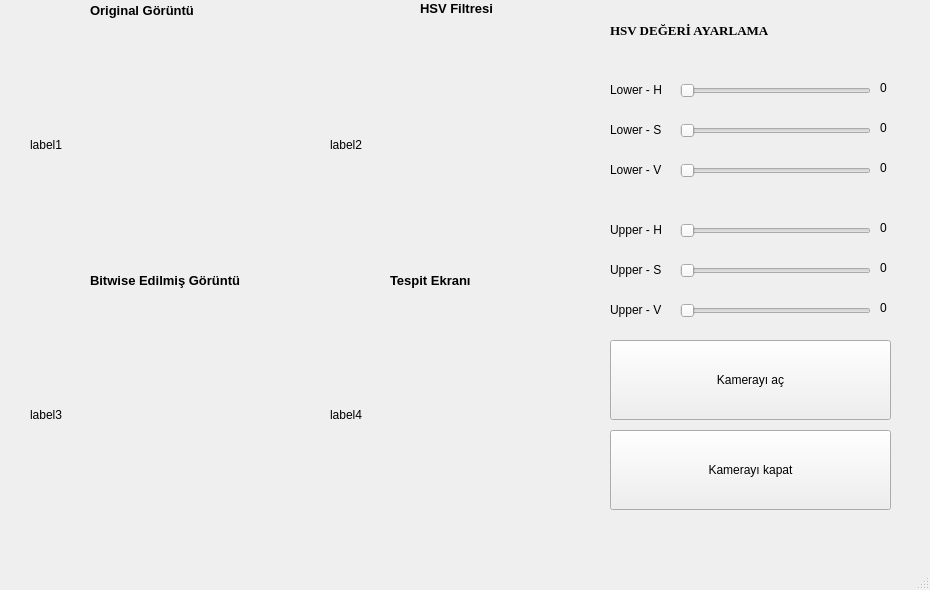
<?xml version="1.0" encoding="UTF-8"?>
<ui version="4.0">
 <class>HSV</class>
 <widget class="QMainWindow" name="HSV">
  <property name="geometry">
   <rect>
    <x>0</x>
    <y>0</y>
    <width>930</width>
    <height>590</height>
   </rect>
  </property>
  <property name="minimumSize">
   <size>
    <width>930</width>
    <height>590</height>
   </size>
  </property>
  <property name="maximumSize">
   <size>
    <width>930</width>
    <height>590</height>
   </size>
  </property>
  <property name="windowTitle">
   <string>MainWindow</string>
  </property>
  <widget class="QWidget" name="centralwidget">
   <widget class="QPushButton" name="pushButton">
    <property name="geometry">
     <rect>
      <x>610</x>
      <y>340</y>
      <width>281</width>
      <height>80</height>
     </rect>
    </property>
    <property name="text">
     <string>Kamerayı aç</string>
    </property>
   </widget>
   <widget class="QPushButton" name="pushButton_2">
    <property name="geometry">
     <rect>
      <x>610</x>
      <y>430</y>
      <width>281</width>
      <height>80</height>
     </rect>
    </property>
    <property name="text">
     <string>Kamerayı kapat</string>
    </property>
   </widget>
   <widget class="QLabel" name="label">
    <property name="geometry">
     <rect>
      <x>30</x>
      <y>20</y>
      <width>250</width>
      <height>250</height>
     </rect>
    </property>
    <property name="text">
     <string>label1</string>
    </property>
   </widget>
   <widget class="QLabel" name="label_2">
    <property name="geometry">
     <rect>
      <x>330</x>
      <y>20</y>
      <width>250</width>
      <height>250</height>
     </rect>
    </property>
    <property name="text">
     <string>label2</string>
    </property>
   </widget>
   <widget class="QLabel" name="label_3">
    <property name="geometry">
     <rect>
      <x>30</x>
      <y>290</y>
      <width>250</width>
      <height>250</height>
     </rect>
    </property>
    <property name="text">
     <string>label3</string>
    </property>
   </widget>
   <widget class="QLabel" name="label_4">
    <property name="geometry">
     <rect>
      <x>330</x>
      <y>290</y>
      <width>250</width>
      <height>250</height>
     </rect>
    </property>
    <property name="text">
     <string>label4</string>
    </property>
   </widget>
   <widget class="QSlider" name="horizontalSlider">
    <property name="geometry">
     <rect>
      <x>680</x>
      <y>80</y>
      <width>191</width>
      <height>22</height>
     </rect>
    </property>
    <property name="maximum">
     <number>180</number>
    </property>
    <property name="orientation">
     <enum>Qt::Horizontal</enum>
    </property>
   </widget>
   <widget class="QSlider" name="horizontalSlider_2">
    <property name="geometry">
     <rect>
      <x>680</x>
      <y>120</y>
      <width>191</width>
      <height>22</height>
     </rect>
    </property>
    <property name="maximum">
     <number>180</number>
    </property>
    <property name="orientation">
     <enum>Qt::Horizontal</enum>
    </property>
   </widget>
   <widget class="QSlider" name="horizontalSlider_3">
    <property name="geometry">
     <rect>
      <x>680</x>
      <y>160</y>
      <width>191</width>
      <height>22</height>
     </rect>
    </property>
    <property name="maximum">
     <number>180</number>
    </property>
    <property name="orientation">
     <enum>Qt::Horizontal</enum>
    </property>
   </widget>
   <widget class="QLabel" name="label_5">
    <property name="geometry">
     <rect>
      <x>610</x>
      <y>20</y>
      <width>261</width>
      <height>20</height>
     </rect>
    </property>
    <property name="font">
     <font>
      <family>Times New Roman</family>
      <pointsize>10</pointsize>
      <weight>75</weight>
      <bold>true</bold>
     </font>
    </property>
    <property name="text">
     <string>HSV DEĞERİ AYARLAMA</string>
    </property>
   </widget>
   <widget class="QLabel" name="label_6">
    <property name="geometry">
     <rect>
      <x>610</x>
      <y>80</y>
      <width>71</width>
      <height>20</height>
     </rect>
    </property>
    <property name="text">
     <string>Lower - H</string>
    </property>
   </widget>
   <widget class="QLabel" name="label_7">
    <property name="geometry">
     <rect>
      <x>610</x>
      <y>120</y>
      <width>71</width>
      <height>20</height>
     </rect>
    </property>
    <property name="text">
     <string>Lower - S</string>
    </property>
   </widget>
   <widget class="QLabel" name="label_8">
    <property name="geometry">
     <rect>
      <x>610</x>
      <y>160</y>
      <width>71</width>
      <height>20</height>
     </rect>
    </property>
    <property name="text">
     <string>Lower - V</string>
    </property>
   </widget>
   <widget class="QSlider" name="horizontalSlider_4">
    <property name="geometry">
     <rect>
      <x>680</x>
      <y>220</y>
      <width>191</width>
      <height>22</height>
     </rect>
    </property>
    <property name="maximum">
     <number>255</number>
    </property>
    <property name="orientation">
     <enum>Qt::Horizontal</enum>
    </property>
   </widget>
   <widget class="QSlider" name="horizontalSlider_5">
    <property name="geometry">
     <rect>
      <x>680</x>
      <y>260</y>
      <width>191</width>
      <height>22</height>
     </rect>
    </property>
    <property name="maximum">
     <number>255</number>
    </property>
    <property name="orientation">
     <enum>Qt::Horizontal</enum>
    </property>
   </widget>
   <widget class="QSlider" name="horizontalSlider_6">
    <property name="geometry">
     <rect>
      <x>680</x>
      <y>300</y>
      <width>191</width>
      <height>22</height>
     </rect>
    </property>
    <property name="maximum">
     <number>255</number>
    </property>
    <property name="orientation">
     <enum>Qt::Horizontal</enum>
    </property>
   </widget>
   <widget class="QLabel" name="label_9">
    <property name="geometry">
     <rect>
      <x>610</x>
      <y>260</y>
      <width>71</width>
      <height>20</height>
     </rect>
    </property>
    <property name="text">
     <string>Upper - S</string>
    </property>
   </widget>
   <widget class="QLabel" name="label_10">
    <property name="geometry">
     <rect>
      <x>610</x>
      <y>300</y>
      <width>71</width>
      <height>20</height>
     </rect>
    </property>
    <property name="text">
     <string>Upper - V</string>
    </property>
   </widget>
   <widget class="QLabel" name="label_11">
    <property name="geometry">
     <rect>
      <x>610</x>
      <y>220</y>
      <width>71</width>
      <height>20</height>
     </rect>
    </property>
    <property name="text">
     <string>Upper - H</string>
    </property>
   </widget>
   <widget class="QLabel" name="label_12">
    <property name="geometry">
     <rect>
      <x>880</x>
      <y>80</y>
      <width>31</width>
      <height>16</height>
     </rect>
    </property>
    <property name="text">
     <string>0</string>
    </property>
   </widget>
   <widget class="QLabel" name="label_13">
    <property name="geometry">
     <rect>
      <x>880</x>
      <y>120</y>
      <width>31</width>
      <height>16</height>
     </rect>
    </property>
    <property name="text">
     <string>0</string>
    </property>
   </widget>
   <widget class="QLabel" name="label_14">
    <property name="geometry">
     <rect>
      <x>880</x>
      <y>160</y>
      <width>31</width>
      <height>16</height>
     </rect>
    </property>
    <property name="text">
     <string>0</string>
    </property>
   </widget>
   <widget class="QLabel" name="label_15">
    <property name="geometry">
     <rect>
      <x>880</x>
      <y>220</y>
      <width>31</width>
      <height>16</height>
     </rect>
    </property>
    <property name="text">
     <string>0</string>
    </property>
   </widget>
   <widget class="QLabel" name="label_16">
    <property name="geometry">
     <rect>
      <x>880</x>
      <y>260</y>
      <width>31</width>
      <height>16</height>
     </rect>
    </property>
    <property name="text">
     <string>0</string>
    </property>
   </widget>
   <widget class="QLabel" name="label_17">
    <property name="geometry">
     <rect>
      <x>880</x>
      <y>300</y>
      <width>31</width>
      <height>16</height>
     </rect>
    </property>
    <property name="text">
     <string>0</string>
    </property>
   </widget>
   <widget class="QLabel" name="label_18">
    <property name="geometry">
     <rect>
      <x>90</x>
      <y>0</y>
      <width>111</width>
      <height>20</height>
     </rect>
    </property>
    <property name="font">
     <font>
      <pointsize>10</pointsize>
      <weight>75</weight>
      <bold>true</bold>
     </font>
    </property>
    <property name="text">
     <string>Original Görüntü</string>
    </property>
   </widget>
   <widget class="QLabel" name="label_19">
    <property name="geometry">
     <rect>
      <x>420</x>
      <y>0</y>
      <width>81</width>
      <height>16</height>
     </rect>
    </property>
    <property name="font">
     <font>
      <pointsize>10</pointsize>
      <weight>75</weight>
      <bold>true</bold>
     </font>
    </property>
    <property name="text">
     <string>HSV Filtresi</string>
    </property>
   </widget>
   <widget class="QLabel" name="label_20">
    <property name="geometry">
     <rect>
      <x>90</x>
      <y>270</y>
      <width>161</width>
      <height>20</height>
     </rect>
    </property>
    <property name="font">
     <font>
      <pointsize>10</pointsize>
      <weight>75</weight>
      <bold>true</bold>
     </font>
    </property>
    <property name="text">
     <string>Bitwise Edilmiş Görüntü</string>
    </property>
   </widget>
   <widget class="QLabel" name="label_21">
    <property name="geometry">
     <rect>
      <x>390</x>
      <y>270</y>
      <width>91</width>
      <height>20</height>
     </rect>
    </property>
    <property name="font">
     <font>
      <pointsize>10</pointsize>
      <weight>75</weight>
      <bold>true</bold>
     </font>
    </property>
    <property name="text">
     <string>Tespit Ekranı</string>
    </property>
   </widget>
  </widget>
  <widget class="QMenuBar" name="menubar">
   <property name="geometry">
    <rect>
     <x>0</x>
     <y>0</y>
     <width>930</width>
     <height>26</height>
    </rect>
   </property>
  </widget>
  <widget class="QStatusBar" name="statusbar"/>
 </widget>
 <resources/>
 <connections>
  <connection>
   <sender>horizontalSlider</sender>
   <signal>valueChanged(int)</signal>
   <receiver>HSV</receiver>
   <slot>lower_h_func()</slot>
   <hints>
    <hint type="sourcelabel">
     <x>797</x>
     <y>114</y>
    </hint>
    <hint type="destinationlabel">
     <x>883</x>
     <y>75</y>
    </hint>
   </hints>
  </connection>
  <connection>
   <sender>horizontalSlider_2</sender>
   <signal>valueChanged(int)</signal>
   <receiver>HSV</receiver>
   <slot>lower_s_func()</slot>
   <hints>
    <hint type="sourcelabel">
     <x>855</x>
     <y>156</y>
    </hint>
    <hint type="destinationlabel">
     <x>916</x>
     <y>144</y>
    </hint>
   </hints>
  </connection>
  <connection>
   <sender>horizontalSlider_3</sender>
   <signal>valueChanged(int)</signal>
   <receiver>HSV</receiver>
   <slot>lower_v_func()</slot>
   <hints>
    <hint type="sourcelabel">
     <x>831</x>
     <y>191</y>
    </hint>
    <hint type="destinationlabel">
     <x>899</x>
     <y>225</y>
    </hint>
   </hints>
  </connection>
  <connection>
   <sender>horizontalSlider_4</sender>
   <signal>valueChanged(int)</signal>
   <receiver>HSV</receiver>
   <slot>upper_h_func()</slot>
   <hints>
    <hint type="sourcelabel">
     <x>723</x>
     <y>254</y>
    </hint>
    <hint type="destinationlabel">
     <x>623</x>
     <y>230</y>
    </hint>
   </hints>
  </connection>
  <connection>
   <sender>horizontalSlider_5</sender>
   <signal>valueChanged(int)</signal>
   <receiver>HSV</receiver>
   <slot>upper_s_func()</slot>
   <hints>
    <hint type="sourcelabel">
     <x>708</x>
     <y>300</y>
    </hint>
    <hint type="destinationlabel">
     <x>571</x>
     <y>289</y>
    </hint>
   </hints>
  </connection>
  <connection>
   <sender>horizontalSlider_6</sender>
   <signal>valueChanged(int)</signal>
   <receiver>HSV</receiver>
   <slot>upper_v_func()</slot>
   <hints>
    <hint type="sourcelabel">
     <x>708</x>
     <y>342</y>
    </hint>
    <hint type="destinationlabel">
     <x>576</x>
     <y>358</y>
    </hint>
   </hints>
  </connection>
  <connection>
   <sender>pushButton</sender>
   <signal>clicked()</signal>
   <receiver>HSV</receiver>
   <slot>open_camera()</slot>
   <hints>
    <hint type="sourcelabel">
     <x>657</x>
     <y>402</y>
    </hint>
    <hint type="destinationlabel">
     <x>562</x>
     <y>414</y>
    </hint>
   </hints>
  </connection>
  <connection>
   <sender>pushButton_2</sender>
   <signal>clicked()</signal>
   <receiver>HSV</receiver>
   <slot>close_camera()</slot>
   <hints>
    <hint type="sourcelabel">
     <x>650</x>
     <y>495</y>
    </hint>
    <hint type="destinationlabel">
     <x>578</x>
     <y>482</y>
    </hint>
   </hints>
  </connection>
  <connection>
   <sender>horizontalSlider</sender>
   <signal>valueChanged(int)</signal>
   <receiver>label_12</receiver>
   <slot>setNum(int)</slot>
   <hints>
    <hint type="sourcelabel">
     <x>754</x>
     <y>110</y>
    </hint>
    <hint type="destinationlabel">
     <x>891</x>
     <y>114</y>
    </hint>
   </hints>
  </connection>
  <connection>
   <sender>horizontalSlider_2</sender>
   <signal>valueChanged(int)</signal>
   <receiver>label_13</receiver>
   <slot>setNum(int)</slot>
   <hints>
    <hint type="sourcelabel">
     <x>816</x>
     <y>155</y>
    </hint>
    <hint type="destinationlabel">
     <x>890</x>
     <y>155</y>
    </hint>
   </hints>
  </connection>
  <connection>
   <sender>horizontalSlider_3</sender>
   <signal>valueChanged(int)</signal>
   <receiver>label_14</receiver>
   <slot>setNum(int)</slot>
   <hints>
    <hint type="sourcelabel">
     <x>860</x>
     <y>187</y>
    </hint>
    <hint type="destinationlabel">
     <x>888</x>
     <y>190</y>
    </hint>
   </hints>
  </connection>
  <connection>
   <sender>horizontalSlider_4</sender>
   <signal>valueChanged(int)</signal>
   <receiver>label_15</receiver>
   <slot>setNum(int)</slot>
   <hints>
    <hint type="sourcelabel">
     <x>859</x>
     <y>242</y>
    </hint>
    <hint type="destinationlabel">
     <x>881</x>
     <y>251</y>
    </hint>
   </hints>
  </connection>
  <connection>
   <sender>horizontalSlider_5</sender>
   <signal>valueChanged(int)</signal>
   <receiver>label_16</receiver>
   <slot>setNum(int)</slot>
   <hints>
    <hint type="sourcelabel">
     <x>855</x>
     <y>281</y>
    </hint>
    <hint type="destinationlabel">
     <x>893</x>
     <y>292</y>
    </hint>
   </hints>
  </connection>
  <connection>
   <sender>horizontalSlider_6</sender>
   <signal>valueChanged(int)</signal>
   <receiver>label_17</receiver>
   <slot>setNum(int)</slot>
   <hints>
    <hint type="sourcelabel">
     <x>841</x>
     <y>327</y>
    </hint>
    <hint type="destinationlabel">
     <x>893</x>
     <y>324</y>
    </hint>
   </hints>
  </connection>
 </connections>
 <slots>
  <slot>lower_h_func()</slot>
  <slot>lower_s_func()</slot>
  <slot>lower_v_func()</slot>
  <slot>upper_h_func()</slot>
  <slot>upper_s_func()</slot>
  <slot>upper_v_func()</slot>
  <slot>open_camera()</slot>
  <slot>close_camera()</slot>
 </slots>
</ui>
